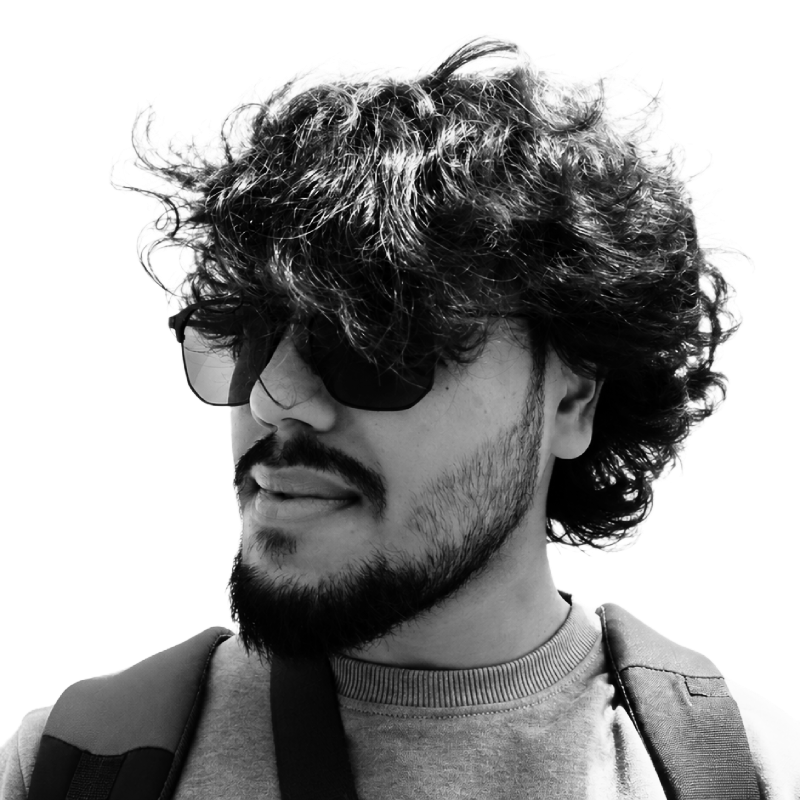
#> input picture assets/portrait-source.png, 800 x 800 px
$ python -i filters.py   (imports and definitions only)
#> lines starting #> are read from the running program, lines starting #| are printed output that depends on the picture
#> further down, picture is the input picture: PIL image 800x800 RGBA; mean R, G, B, A 59.6, 59.6, 59.6, 146.5
from PIL import Image
from PIL import ImageFilter
from PIL import ImageOps

from scripts.utils.logger import logger


class ImageFilters:

    """
    Handles every image enhancement step.
    Every function returns a NEW image.
    Nothing is modified in-place.
    """

    def __init__(
        self,
        gamma=0.90,
        sharpen_radius=2,
        sharpen_percent=180,
        sharpen_threshold=2,
    ):

        self.gamma = gamma

        self.sharpen_radius = sharpen_radius

        self.sharpen_percent = sharpen_percent

        self.sharpen_threshold = sharpen_threshold

    # --------------------------------------------------

    def autocontrast(
        self,
        image: Image.Image,
    ) -> Image.Image:

        logger.info("Applying auto contrast")

        return ImageOps.autocontrast(image)

    # --------------------------------------------------

    def gamma_correction(
        self,
        image: Image.Image,
    ) -> Image.Image:

        logger.info(f"Gamma correction ({self.gamma})")

        gamma = self.gamma

        lut = [

            int(
                pow(i / 255.0, gamma) * 255
            )

            for i in range(256)

        ]

        return image.point(lut)

    # --------------------------------------------------

    def sharpen(
        self,
        image: Image.Image,
    ) -> Image.Image:

        logger.info("Applying unsharp mask")

        return image.filter(

            ImageFilter.UnsharpMask(

                radius=self.sharpen_radius,

                percent=self.sharpen_percent,

                threshold=self.sharpen_threshold,

            )

        )

    # --------------------------------------------------

    def smooth(
        self,
        image: Image.Image,
    ) -> Image.Image:

        logger.info("Applying smoothing")

        return image.filter(

            ImageFilter.SMOOTH_MORE

        )

    # --------------------------------------------------

    def process(self, image: Image.Image,) -> Image.Image:

        if image.mode != "RGBA":
            image = image.convert("RGBA")

        alpha = image.getchannel("A")
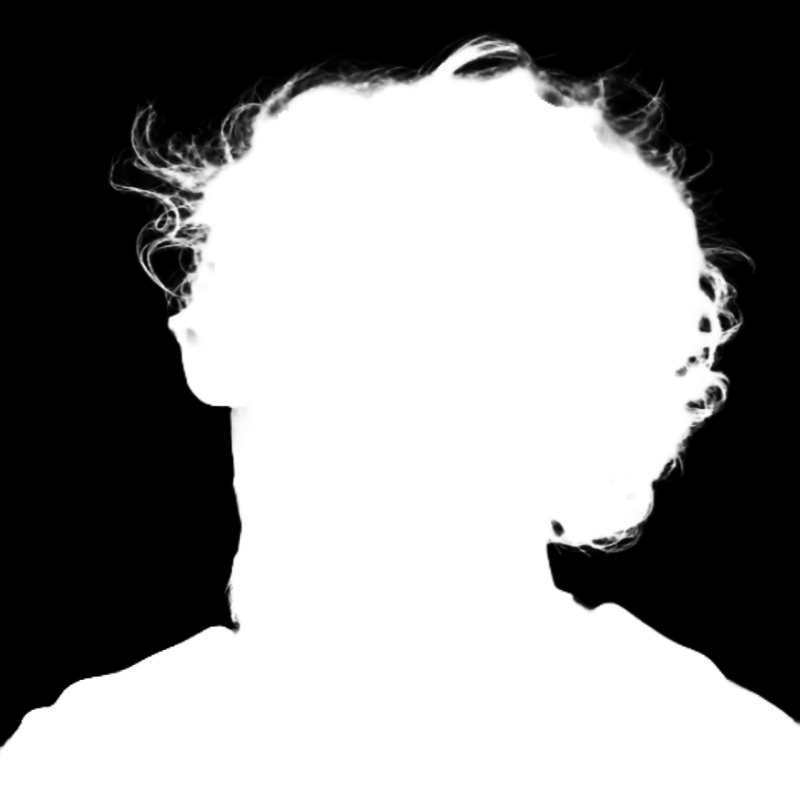
#> alpha: PIL image 800x800 L; min 0, max 255, mean 146.5

        rgb = image.convert("RGB")
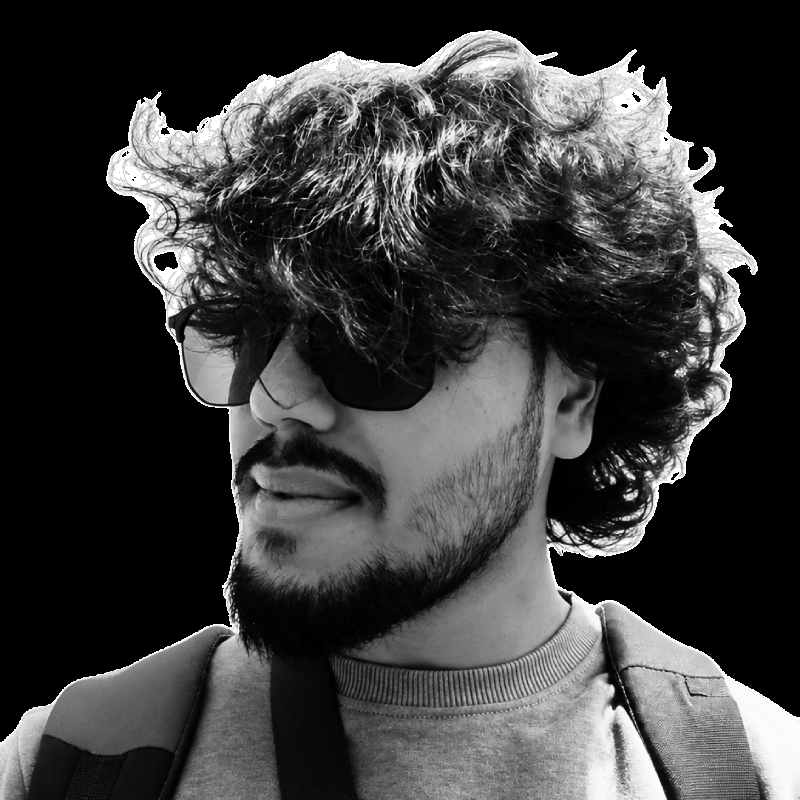
#> rgb: PIL image 800x800 RGB; min 0, max 255, mean 59.6

        gray = ImageOps.grayscale(rgb)

        gray = ImageOps.autocontrast(gray)

        gray = self.gamma_correction(gray)

        gray = self.sharpen(gray)
#> in sharpen, `return image.filter(  ImageFilter.UnsharpMask(  radius=self.sharpen_ra..`:
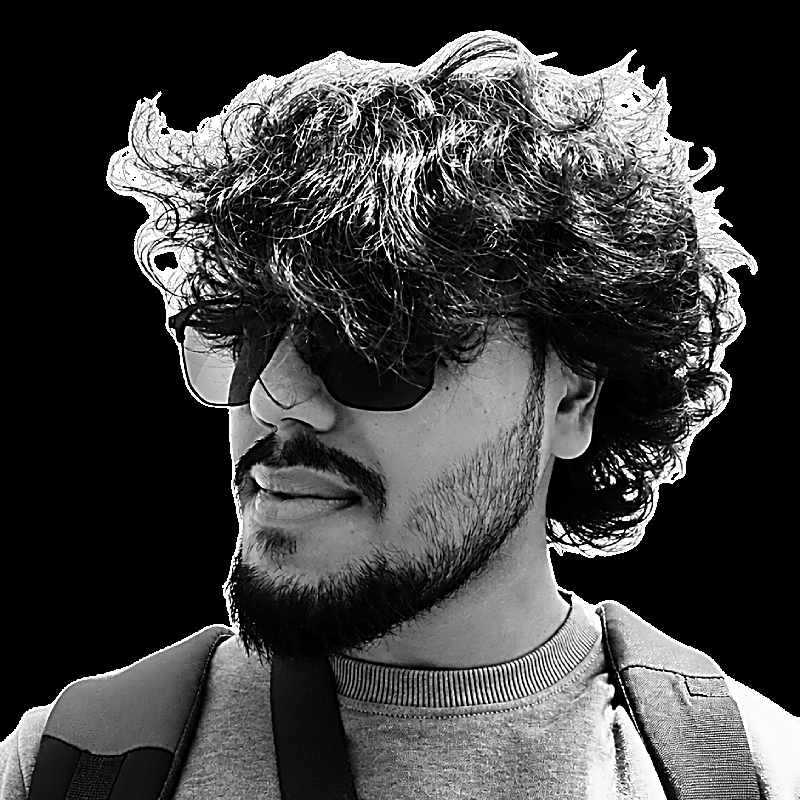
#> returned value: PIL image 800x800 L; min 0, max 255, mean 63.6

        gray = self.smooth(gray)

        result = Image.merge("RGBA",(gray, gray, gray, alpha,),)
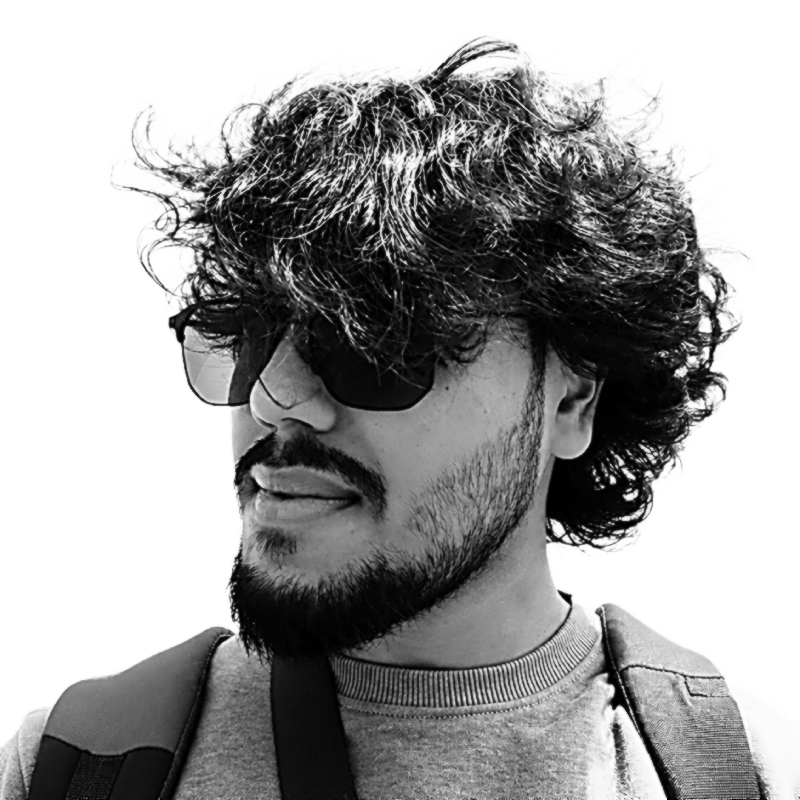
#> result: PIL image 800x800 RGBA; mean R, G, B, A 63.6, 63.6, 63.6, 146.5; transparent parts drawn white

        return result

>>> from PIL import Image
>>> picture = Image.open('../../assets/portrait-source.png')
>>> result = ImageFilters().process(picture)
